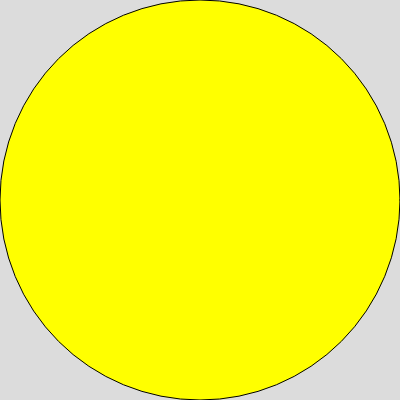
Frame 1 (no input)
Frame 60 (no input): identical to frame 1, image omitted
Frame 120 (the mouse pressed at the canvas centre since frame 60): identical to frame 1, image omitted

The p5.js sketch that drew this single still picture (run headless with seeded random() and noise() and a simulated clock; from frame 60 on, the mouse is pressed at the canvas centre):

// p5.js sketch
// ── sketch.js
function setup() {
  createCanvas(400, 400);
}

function draw() {
  background(220);
  fill(255,255,0)
  circle(200,200,400)
}
